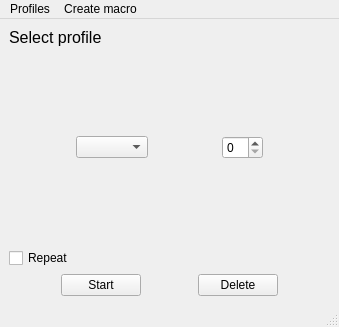
<?xml version="1.0" encoding="UTF-8"?>
<ui version="4.0">
 <class>MainWindow</class>
 <widget class="QMainWindow" name="MainWindow">
  <property name="geometry">
   <rect>
    <x>0</x>
    <y>0</y>
    <width>339</width>
    <height>327</height>
   </rect>
  </property>
  <property name="windowTitle">
   <string>MainWindow</string>
  </property>
  <widget class="QWidget" name="centralwidget">
   <layout class="QGridLayout" name="gridLayout">
    <item row="0" column="0">
     <layout class="QVBoxLayout" name="verticalLayout_2">
      <item>
       <layout class="QVBoxLayout" name="verticalLayout">
        <item>
         <widget class="QLabel" name="lSelectProfile">
          <property name="font">
           <font>
            <family>MS Shell Dlg 2</family>
            <pointsize>12</pointsize>
           </font>
          </property>
          <property name="text">
           <string>Select profile</string>
          </property>
         </widget>
        </item>
        <item>
         <spacer name="verticalSpacer">
          <property name="orientation">
           <enum>Qt::Vertical</enum>
          </property>
          <property name="sizeHint" stdset="0">
           <size>
            <width>20</width>
            <height>40</height>
           </size>
          </property>
         </spacer>
        </item>
        <item>
         <layout class="QHBoxLayout" name="horizontalLayout_3">
          <item>
           <spacer name="horizontalSpacer_4">
            <property name="orientation">
             <enum>Qt::Horizontal</enum>
            </property>
            <property name="sizeHint" stdset="0">
             <size>
              <width>40</width>
              <height>20</height>
             </size>
            </property>
           </spacer>
          </item>
          <item>
           <widget class="QComboBox" name="cbSelectMacro"/>
          </item>
          <item>
           <spacer name="horizontalSpacer_2">
            <property name="orientation">
             <enum>Qt::Horizontal</enum>
            </property>
            <property name="sizeHint" stdset="0">
             <size>
              <width>40</width>
              <height>20</height>
             </size>
            </property>
           </spacer>
          </item>
          <item>
           <widget class="QSpinBox" name="sbNumberRepeats"/>
          </item>
          <item>
           <spacer name="horizontalSpacer_3">
            <property name="orientation">
             <enum>Qt::Horizontal</enum>
            </property>
            <property name="sizeHint" stdset="0">
             <size>
              <width>40</width>
              <height>20</height>
             </size>
            </property>
           </spacer>
          </item>
         </layout>
        </item>
        <item>
         <spacer name="verticalSpacer_2">
          <property name="orientation">
           <enum>Qt::Vertical</enum>
          </property>
          <property name="sizeHint" stdset="0">
           <size>
            <width>20</width>
            <height>40</height>
           </size>
          </property>
         </spacer>
        </item>
        <item>
         <widget class="QCheckBox" name="cbRepeat">
          <property name="text">
           <string>Repeat</string>
          </property>
         </widget>
        </item>
       </layout>
      </item>
      <item>
       <layout class="QHBoxLayout" name="horizontalLayout">
        <item>
         <spacer name="horizontalSpacer_6">
          <property name="orientation">
           <enum>Qt::Horizontal</enum>
          </property>
          <property name="sizeHint" stdset="0">
           <size>
            <width>40</width>
            <height>20</height>
           </size>
          </property>
         </spacer>
        </item>
        <item>
         <widget class="QPushButton" name="bStartMacro">
          <property name="text">
           <string>Start</string>
          </property>
         </widget>
        </item>
        <item>
         <spacer name="horizontalSpacer">
          <property name="orientation">
           <enum>Qt::Horizontal</enum>
          </property>
          <property name="sizeHint" stdset="0">
           <size>
            <width>40</width>
            <height>20</height>
           </size>
          </property>
         </spacer>
        </item>
        <item>
         <widget class="QPushButton" name="bDeleteMacro">
          <property name="text">
           <string>Delete</string>
          </property>
         </widget>
        </item>
        <item>
         <spacer name="horizontalSpacer_5">
          <property name="orientation">
           <enum>Qt::Horizontal</enum>
          </property>
          <property name="sizeHint" stdset="0">
           <size>
            <width>40</width>
            <height>20</height>
           </size>
          </property>
         </spacer>
        </item>
       </layout>
      </item>
     </layout>
    </item>
   </layout>
  </widget>
  <widget class="QMenuBar" name="menubar">
   <property name="geometry">
    <rect>
     <x>0</x>
     <y>0</y>
     <width>339</width>
     <height>21</height>
    </rect>
   </property>
   <widget class="QMenu" name="menuProfiles">
    <property name="title">
     <string>Profiles</string>
    </property>
   </widget>
   <widget class="QMenu" name="menuCreate_profiles">
    <property name="title">
     <string>Create macro</string>
    </property>
   </widget>
   <addaction name="menuProfiles"/>
   <addaction name="menuCreate_profiles"/>
  </widget>
  <widget class="QStatusBar" name="statusbar"/>
 </widget>
 <resources/>
 <connections/>
</ui>
